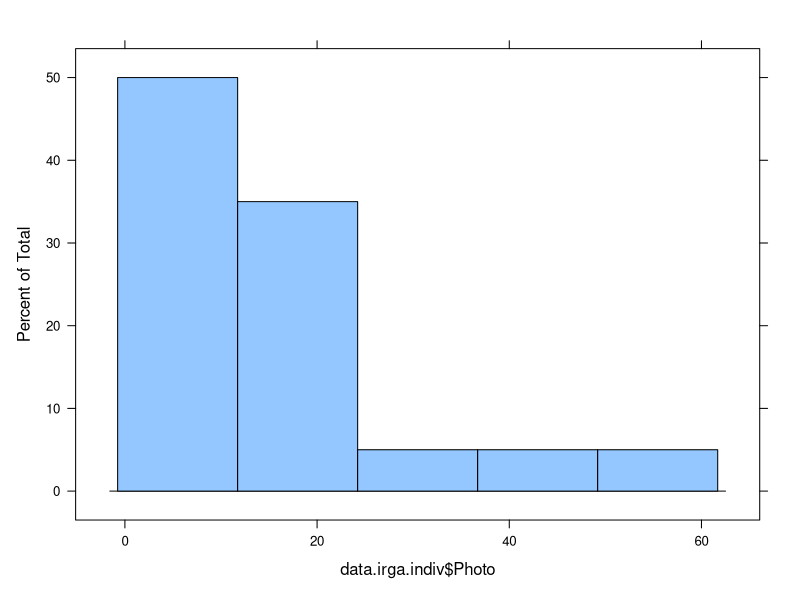
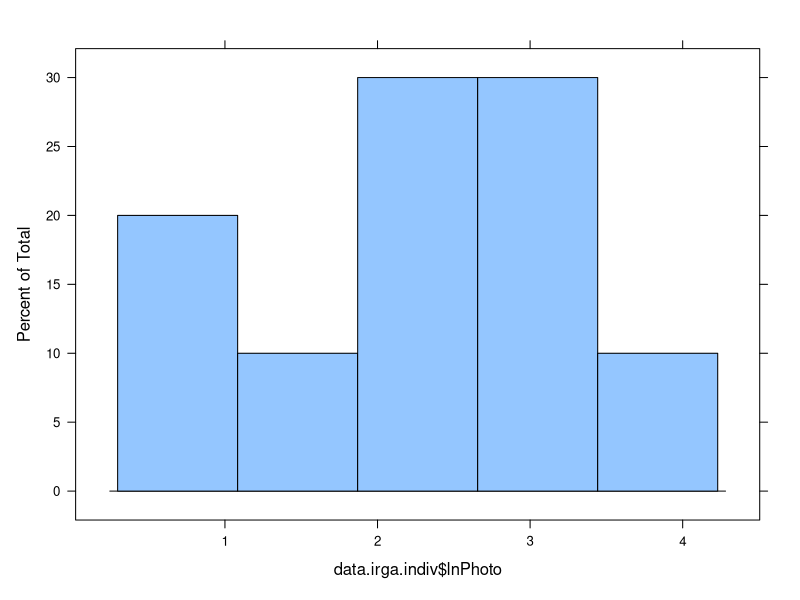
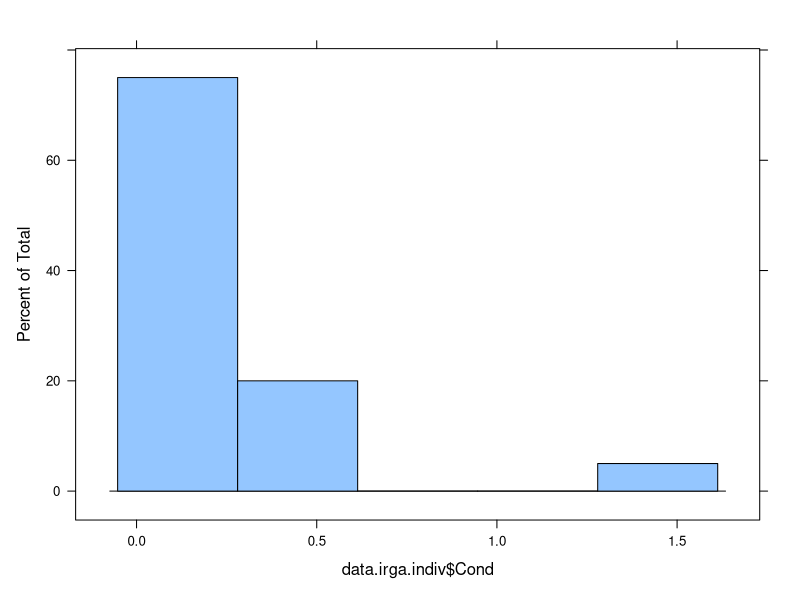
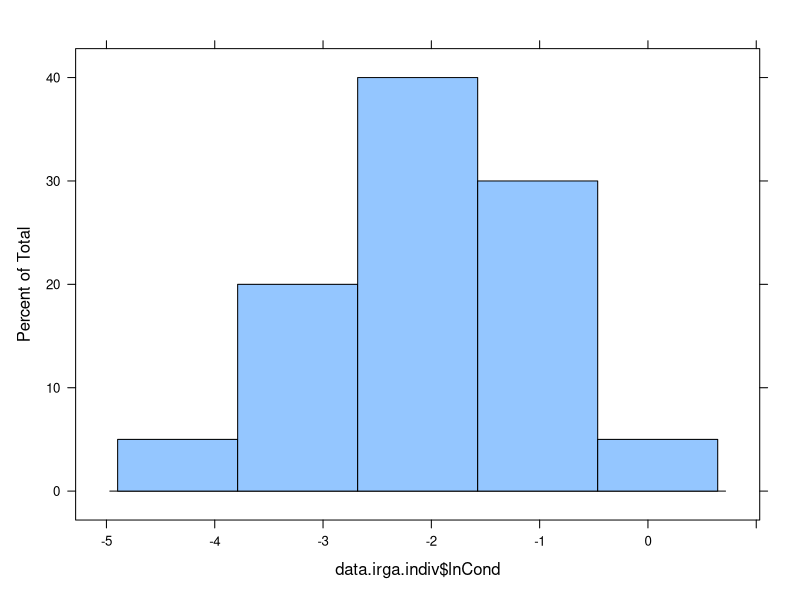
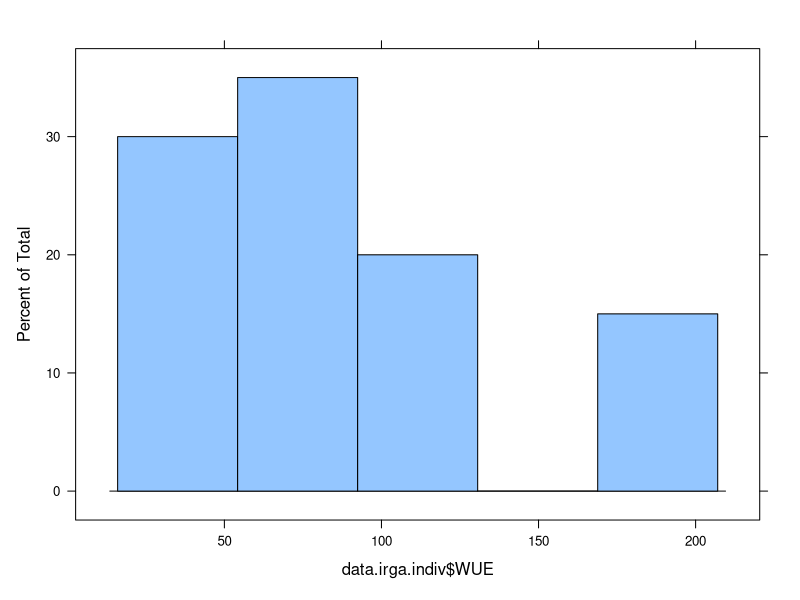
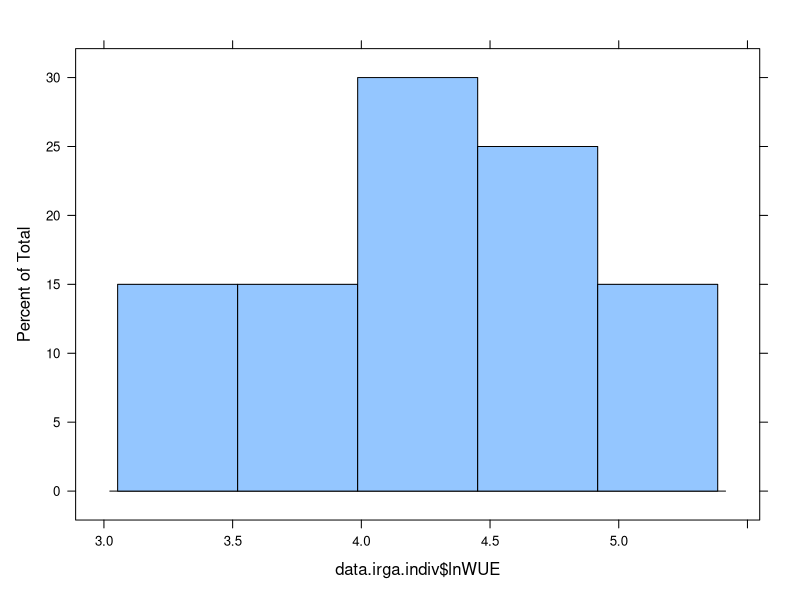
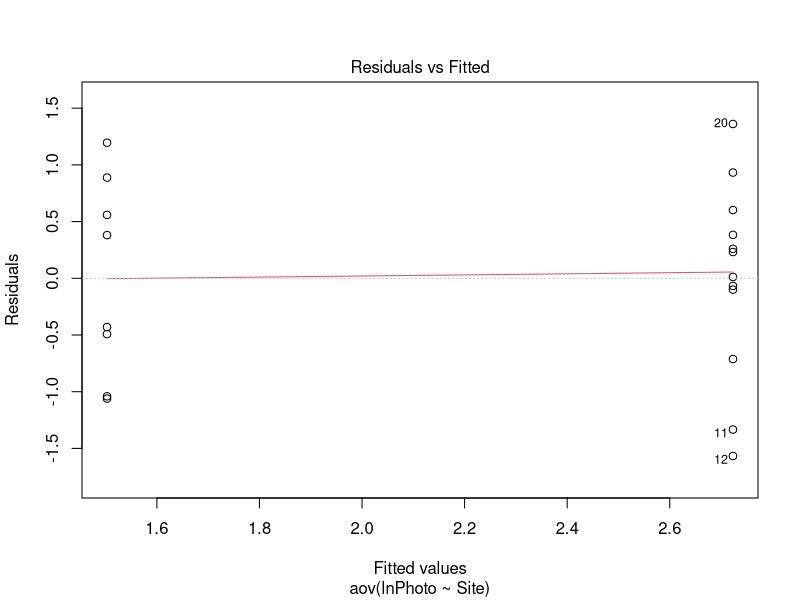
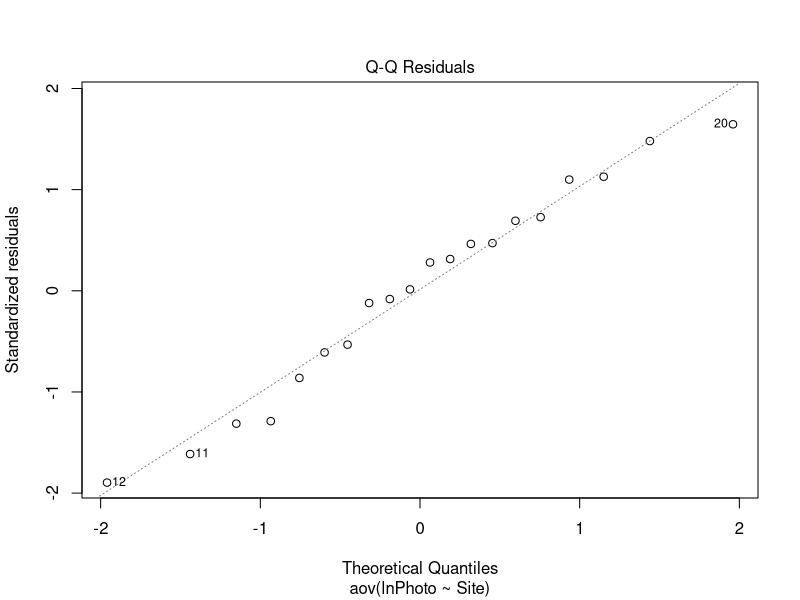

Source code (R) for these figures, in order:
## ---- chunk 1
library(tidyverse)
library(lattice)
library(car)
library(scales)
## ---- chunk 2
#load and select data
data.irga <- read.csv("GDE_IRGA.csv")

str(data.irga)

data.irga$Site <- as.factor(data.irga$Site)
data.irga$TreeID <- as.factor(data.irga$TreeID)

data.irga <- data.irga %>% subset(Ci > 0)

data.irga.meta <- data.irga %>%
  select(1:2) %>%
  group_by(TreeID) %>%
  unique() %>%
  ungroup()
## ---- chunk 3
#CALCULATE AVG PHOTOSYNTHETIC RATE AND STOMATAL CONDUCTANCE FOR EACH TREE AND JOIN GAS EXCHANGE WITH METADATA
data.irga.indiv <- data.irga %>% group_by(TreeID) %>% 
  summarise(Photo = mean(Photo), 
            Cond = mean(Cond),
            WUE = mean(Photo/Cond),
            Count = n()) %>% 
  ungroup() %>%
  merge(data.irga.meta,
        by = "TreeID",
        all.x = TRUE)
## ---- chunk 4
#LOG TRANSFORMATIONS
data.irga.indiv$lnPhoto <- log(data.irga.indiv$Photo)
data.irga.indiv$lnCond <- log(data.irga.indiv$Cond)
data.irga.indiv$lnWUE <- log(data.irga.indiv$WUE)
## ---- chunk 5
#HISTOGRAM: RAW DATA VS LOG DATA
histogram(data.irga.indiv$Photo)
histogram(data.irga.indiv$lnPhoto)

histogram(data.irga.indiv$Cond)
histogram(data.irga.indiv$lnCond)

histogram(data.irga.indiv$WUE)
histogram(data.irga.indiv$lnWUE)
## ---- chunk 6
#CALCULATE MEAN AND STANDARD ERROR
data.irga.sum <- data.irga.indiv %>% group_by (Site) %>% 
  summarise(meanPhoto = mean(Photo), 
            sePhoto = sd(Photo)/sqrt(length(Photo)), 
            meanCond = mean(Cond), 
            seCond = sd(Cond)/sqrt(length(Cond)), 
            meanWUE = mean(WUE), 
            seWUE = sd(WUE)/sqrt(length(WUE)), 
  ) %>% ungroup()
## ---- chunk 7
#BARPLOT
photo_bar<-ggplot(data.irga.sum) + aes(x=Site, y=meanPhoto, fill=Site )+
  scale_fill_manual(values=c("tan1","deepskyblue4"), 
                    labels=c('Borrego Basin', 'Clark Lake')) +
  geom_col(alpha=1, position="dodge") + 
  geom_errorbar( aes(x=Site, ymin=meanPhoto-sePhoto, ymax=meanPhoto+sePhoto), 
                 width=0.4,
                 colour="black", 
                 alpha=0.7, 
                 size=1.0,
                 position=position_dodge(width=0.9)) +
  scale_y_continuous(expand = c(0, 0),limits = c(0,26)) +
  scale_x_discrete(labels=c("1" = "Borrego Basin", "5" = "Clark Lake"))+
  xlab("Site")+ylab("Mean Photosynthetic Rate")+
  ggtitle("Photosynthetic Rates at Each Survey Site")+
  theme_classic()+
  theme(plot.title = element_text(hjust = 0.5))

#BOXPLOT
photo_box<-ggplot(data.irga.indiv) + aes(x=Site, y=Photo, fill=Site)+
  scale_fill_manual(values=c("tan1","deepskyblue4"),
                    labels=c('Borrego Basin', 'Clark Lake')) +
  geom_boxplot(aes(x=Site, y=Photo, fill=Site)) + 
  scale_x_discrete(labels=c("1" = "Borrego Basin", "5" = "Clark Lake"))+
  xlab("Site")+ylab("Photosynthetic Rate")+
  ggtitle("Photosynthetic Rates at Each Survey Site")+
  theme_classic()+
  theme(plot.title = element_text(hjust = 0.5))
## ---- chunk 8
#BARPLOT
stocon_bar<-ggplot(data.irga.sum) + aes(x=Site, y=meanCond, fill=Site )+
  scale_fill_manual(values=c("tan1","deepskyblue4"), 
                    labels=c('Borrego Basin', 'Clark Lake')) +
  geom_col(alpha=1, position="dodge") + 
  geom_errorbar( aes(x=Site, ymin=meanCond-seCond, ymax=meanCond+seCond), 
                 width=0.4,
                 colour="black", 
                 alpha=0.7, 
                 size=1.0,
                 position=position_dodge(width=0.9)) +
  scale_y_continuous(expand = c(0, 0),limits = c(0,0.5)) +
  scale_x_discrete(labels=c("1" = "Borrego Basin", "5" = "Clark Lake"))+
  xlab("Site")+ylab("Mean Stomatal Conductance Rate")+
  ggtitle("Stomatal Conductance Rates at Each Survey Site")+
  theme_classic()+
  theme(plot.title = element_text(hjust = 0.5))

#BOXPLOT
stocon_box<-ggplot(data.irga.indiv) + aes(x=Site, y=Cond, fill=Site)+
  scale_fill_manual(values=c("tan1","deepskyblue4"),
                    labels=c('Borrego Basin', 'Clark Lake')) +
  geom_boxplot(aes(x=Site, y=Cond, fill=Site)) + 
  scale_x_discrete(labels=c("1" = "Borrego Basin", "5" = "Clark Lake"))+
  xlab("Site")+ylab("Stomatal Conductance Rate")+
  ggtitle("Stomatal Conductance Rates at Each Survey Site")+
  theme_classic()+
  theme(plot.title = element_text(hjust = 0.5))
## ---- chunk 9
#BARPLOT
wue_bar<-ggplot(data.irga.sum) + aes(x=Site, y=meanWUE, fill=Site )+
  scale_fill_manual(values=c("tan1","deepskyblue4"), 
                    labels=c('Borrego Basin', 'Clark Lake')) +
  geom_col(alpha=1, position="dodge") + 
  geom_errorbar( aes(x=Site, ymin=meanWUE-seWUE, ymax=meanWUE+seWUE), 
                 width=0.4,
                 colour="black", 
                 alpha=0.7, 
                 size=1.0,
                 position=position_dodge(width=0.9)) +
  scale_y_continuous(expand = c(0, 0),limits = c(0,125)) +
  scale_x_discrete(labels=c("1" = "Borrego Basin", "5" = "Clark Lake"))+
  xlab("Site")+ylab("Mean Stomatal Conductance")+
  ggtitle("Stomatal Conductance Rates at Each Survey Site")+
  theme_classic()+
  theme(plot.title = element_text(hjust = 0.5))

#BOXPLOT
wue_box<-ggplot(data.irga.indiv) + aes(x=Site, y=WUE, fill=Site)+
  scale_fill_manual(values=c("tan1","deepskyblue4"),
                    labels=c('Borrego Basin', 'Clark Lake')) +
  geom_boxplot(aes(x=Site, y=WUE, fill=Site)) + 
  scale_x_discrete(labels=c("1" = "Borrego Basin", "5" = "Clark Lake"))+
  xlab("Site")+ylab("Water Use Efficiency Rate")+
  ggtitle("Water Use Efficiency Rates at Each Survey Site")+
  theme_classic()+
  theme(plot.title = element_text(hjust = 0.5))
## ---- chunk 10
#ANOVA
Photo.aov <- aov(lnPhoto ~ Site, data=data.irga.indiv)
summary(Photo.aov)

#HOMOGENEITY OF VARIANCES
plot(Photo.aov,1)
leveneTest(lnPhoto ~ Site, data=data.irga.indiv)

#T-TEST
t.test(lnPhoto~Site, data=data.irga.indiv)

#DISTRIBUTION OF RESIDUALS
plot(Photo.aov,2)
## ---- chunk 11
#ANOVA
Cond.aov <- aov(lnCond ~ Site, data=data.irga.indiv)
summary(Cond.aov)

#HOMOGENEITY OF VARIANCES
plot(Cond.aov,1)
leveneTest(lnCond ~ Site, data=data.irga.indiv)

#T-TEST
t.test(lnCond~Site, data=data.irga.indiv)

#DISTRIBUTION OF RESIDUALS
plot(Cond.aov,2)
## ---- chunk 12
#ANOVA
WUE.aov <- aov(lnWUE ~ Site, data=data.irga.indiv)
summary(WUE.aov)

#HOMOGENEITY OF VARIANCES
plot(WUE.aov,1)
leveneTest(lnWUE ~ Site, data=data.irga.indiv)

#T-TEST
t.test(lnWUE~Site, data=data.irga.indiv)

#DISTRIBUTION OF RESIDUALS
plot(WUE.aov,2)
## ---- chunk 13
library(tidyverse) 
library(lattice) 
library(car) 
library(scales)
## ---- chunk 14
#load and select data
data.crosshair <- read.csv("GDE_crosshair.csv")
str(data.crosshair)

data.crosshair$Site <- as.factor(data.crosshair$Site)
data.crosshair$TotalDead <- (data.crosshair$DeadStanding + data.crosshair$DeadDown)
## ---- chunk 15
data.cross.dead <- data.crosshair %>% group_by (Site) %>% 
  summarise(sumDead = sum(TotalDead)) %>% ungroup()

data.cross.alive <- data.crosshair %>% group_by (Site) %>% 
  summarise(sumAlive = sum(LiveMesquite)) %>% ungroup()

data.cross.plot <- merge(
  data.cross.alive,
  data.cross.dead,
  by = "Site",
  all.x = TRUE) %>%
  pivot_longer(cols=c('sumAlive', 'sumDead'),names_to = "Status", values_to = "Count")
## ---- chunk 16
data.seed.plot <- data.crosshair %>%
  group_by(Site) %>%
  summarise(sumSeedling = sum(Seedings)) %>%
  ungroup()
## ---- chunk 17
lifestatus<-ggplot(data.cross.plot) + aes(x=Site, y=Count, fill=Status)+
  scale_fill_manual(values=c("darkgreen","darkorange"),
                    labels=c('Alive', 'Dead')) +
  geom_col(alpha=1, position="dodge") + 
  scale_y_continuous(expand = c(0, 0),limits = c(0,25), 
                     breaks = pretty_breaks()) +
  scale_x_discrete(labels=c("1" = "Borrego Basin", "5" = "Clark Lake"))+
  theme_classic()+
  xlab("Site")+ylab("Count")+
  ggtitle("Mesquite Life Status at Each Survey Site")+
  theme(plot.title = element_text(hjust = 0.5))
## ---- chunk 18
seedling<-ggplot(data.seed.plot) + aes(x=Site, y=sumSeedling)+
   scale_fill_manual(values = c("BSB" = "tan1", "CDL" = "deepskyblue4"))+
  geom_col(alpha=1, position="dodge") + 
  scale_y_continuous(expand = c(0, 0),limits = c(0,5), 
                     breaks = pretty_breaks()) +
  scale_x_discrete(labels=c("1" = "Borrego Basin", "5" = "Clark Lake"))+
  theme_classic()+
  xlab("Site")+ylab("Count")+
  ggtitle("Mesquite Seedling Counts at Each Survey Site")+
  theme(plot.title = element_text(hjust = 0.5))
## ---- chunk 19
#ANOVA
dead.aov <- aov(TotalDead ~ Site, data=data.crosshair)
summary(dead.aov)

#HOMOGENEITY OF VARIANCES
plot(dead.aov,1)
leveneTest(TotalDead ~ Site, data=data.crosshair)

#T-TEST
t.test(TotalDead~Site, data=data.crosshair)

#DISTRIBUTION OF RESIDUALS
plot(dead.aov,2)
## ---- chunk 20
#ANOVA
life.aov <- aov(LiveMesquite ~ Site, data=data.crosshair)
summary(life.aov)

#HOMOGENEITY OF VARIANCES
plot(life.aov,1)
leveneTest(LiveMesquite ~ Site, data=data.crosshair)

#T-TEST
t.test(LiveMesquite~Site, data=data.crosshair)

#DISTRIBUTION OF RESIDUALS
plot(life.aov,2)
## ---- chunk 21
#ANOVA
seed.aov <- aov(Seedings ~ Site, data=data.crosshair)
summary(seed.aov)

#HOMOGENEITY OF VARIANCES
plot(seed.aov,1)
leveneTest(Seedings ~ Site, data=data.crosshair)

#T-TEST
t.test(Seedings ~ Site, data=data.crosshair)

#DISTRIBUTION OF RESIDUALS
plot(seed.aov,2)
## ---- chunk 22
library(tidyverse) 
library(lattice) 
library(car) 
library(scales)
library(GGally)
## ---- chunk 23
#load and select data
data.canopy <- read.csv("GDE_Canopy.csv")
str(data.canopy)

data.canopy$Site <- as.factor(data.canopy$Site) 
data.canopy$TreeID <- as.factor(data.canopy$Tree_ID)
## ---- chunk 24
histogram(data.canopy$Resprouting)
histogram(data.canopy$CrownSizeShape)
histogram(data.canopy$DeadBranches)
histogram(data.canopy$CrownFoliarDensity)
## ---- chunk 25
#merge irga data and canopy health data by treeid
data.all <- merge(
  data.irga.indiv,
  data.canopy,
  by = "TreeID",
  all.x = TRUE) %>%
  subset(select=-Site.y) %>%
  rename(Site=Site.x)

## ---- chunk 26
resprouting<-ggplot(data.canopy) + aes(x=Site, y=Resprouting, fill=Site)+
  scale_fill_manual(values=c("darkorange","darkgreen"),
                    labels=c('Borrego Basin', 'Clark Lake')) +
  geom_boxplot(aes(x=Site, y=Resprouting, fill=Site)) + 
  scale_x_discrete(labels=c("1" = "Borrego Basin", "5" = "Clark Lake"))+
  xlab("Site")+ylab("Resprouting") + 
  ggtitle("Mesquite Resprouting at Each Survey Site")+
   theme_classic()+
  theme(plot.title = element_text(hjust = 0.5))
## ---- chunk 27
csd<-ggplot(data.canopy) + aes(x=Site, y=CrownSizeShape, fill=Site)+
  scale_fill_manual(values=c("darkorange","darkgreen"),
                    labels=c('Borrego Basin', 'Clark Lake')) +
  geom_boxplot(aes(x=Site, y=CrownSizeShape, fill=Site)) + 
  scale_x_discrete(labels=c("1" = "Borrego Basin", "5" = "Clark Lake"))+
  xlab("Site")+ylab("Crown Size Shape") +
  ggtitle("Mesquite Crown Size Density at Each Survey Site")+
  theme_classic()+
  theme(plot.title = element_text(hjust = 0.5))
## ---- chunk 28
deadbranch<-ggplot(data.canopy) + aes(x=Site, y=DeadBranches, fill=Site)+
  scale_fill_manual(values=c("darkorange","darkgreen"),
                    labels=c('Borrego Basin', 'Clark Lake')) +
  geom_boxplot(aes(x=Site, y=DeadBranches, fill=Site)) + 
  scale_x_discrete(labels=c("1" = "Borrego Basin", "5" = "Clark Lake"))+
  ggtitle("Mesquite Dead Branches at Each Survey Site")+
  xlab("Site")+ylab("Dead Branches") + 
  theme_classic()+
  theme(plot.title = element_text(hjust = 0.5))
## ---- chunk 29
cfd<-ggplot(data.canopy) + aes(x=Site, y=CrownFoliarDensity, fill=Site)+
  scale_fill_manual(values=c("darkorange","darkgreen"),
                    labels=c('Borrego Basin', 'Clark Lake')) +
  geom_boxplot(aes(x=Site, y=CrownFoliarDensity, fill=Site)) + 
  scale_x_discrete(labels=c("1" = "Borrego Basin", "5" = "Clark Lake"))+
  ggtitle("Mesquite Crown Foliar Density at Each Survey Site")+
  xlab("Site")+ylab("CrownFoliar Density") + 
  theme_classic()+
  theme(plot.title = element_text(hjust = 0.5))
## ---- chunk 30
ggpairs(data.all, columns = c("Photo", "WUE","Cond", "Resprouting", "DeadBranches", "CrownFoliarDensity", "CrownSizeShape" ), title = "Bivariate analysis of BROMAD physiological traits", upper = list(continuous = wrap("cor",size = 3)),
        lower = list(continuous = wrap("smooth",
                                       alpha = 0.3,
                                       size = 0.1)),
        mapping = aes(color = Site)) +
  scale_fill_manual(values=c('darkorange','darkgreen')) +
  scale_colour_manual(values=c('darkorange','darkgreen'))
## ---- chunk 31
#ANOVA
resprout.aov <- aov(Resprouting ~ Site, data=data.canopy)
summary(resprout.aov)
#HOMOGENEITY OF VARIANCE
plot(resprout.aov,1)
leveneTest(Resprouting ~ Site, data=data.canopy)
#DISTRIBUTION OF RESIDUALS
plot(resprout.aov,2)
# EXTRACT RESIDUALS
resprout.aov_residuals <- residuals(object = resprout.aov )
#  SHAPIRO-WILK TEST
shapiro.test(x = resprout.aov_residuals )
## ---- chunk 32
#ANOVA
Crownsize.aov <- aov(Resprouting ~ Site, data=data.canopy)
summary(Crownsize.aov)
#HOMOGENEITY OF VARIANCE
plot(Crownsize.aov,1)
leveneTest(Resprouting ~ Site, data=data.canopy)
#DISTRIBUTION OF RESIDUALS
plot(Crownsize.aov,2)
# EXTRACT RESIDUALS
Crownsize.aov_residuals <- residuals(object = resprout.aov )
#  SHAPIRO-WILK TEST
shapiro.test(x = Crownsize.aov_residuals )

## ---- chunk 33
#ANOVA
Deadbranches.aov <- aov(Resprouting ~ Site, data=data.canopy)
summary(Deadbranches.aov)
#HOMOGENEITY OF VARIANCE
plot(Deadbranches.aov,1)
leveneTest(Resprouting ~ Site, data=data.canopy)
#DISTRIBUTION OF RESIDUALS
plot(Deadbranches.aov,2)
# EXTRACT RESIDUALS
Deadbranches.aov_residuals <- residuals(object = Deadbranches.aov )
#  SHAPIRO-WILK TEST
shapiro.test(x = Deadbranches.aov_residuals )
## ---- chunk 34
#ANOVA
Density.aov <- aov(Resprouting ~ Site, data=data.canopy)
summary(Density.aov)
#HOMOGENEITY OF VARIANCE
plot(Density.aov,1)
leveneTest(Resprouting ~ Site, data=data.canopy)
#DISTRIBUTION OF RESIDUALS
plot(Density.aov,2)
# EXTRACT RESIDUALS
Density.aov_residuals <- residuals(object = Density.aov )
#  SHAPIRO-WILK TEST
shapiro.test(x = Density.aov_residuals )
